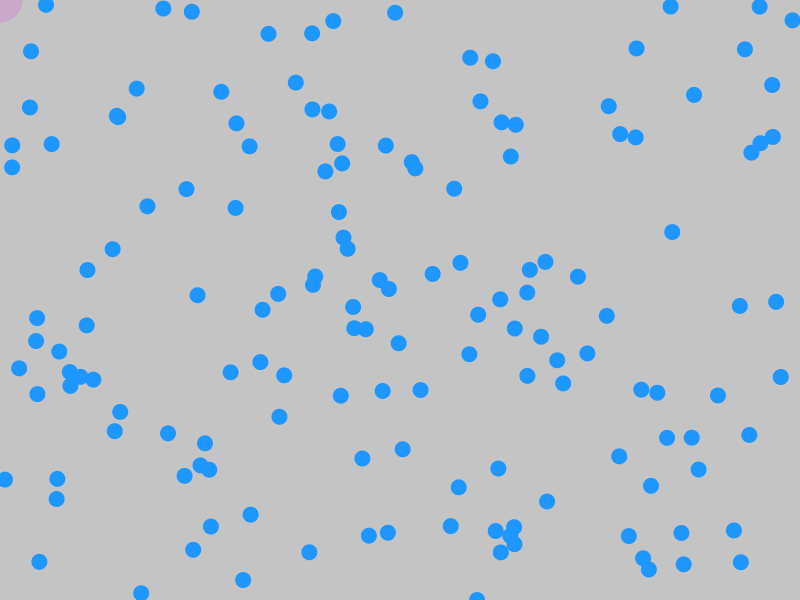
Frame 1 (no input)
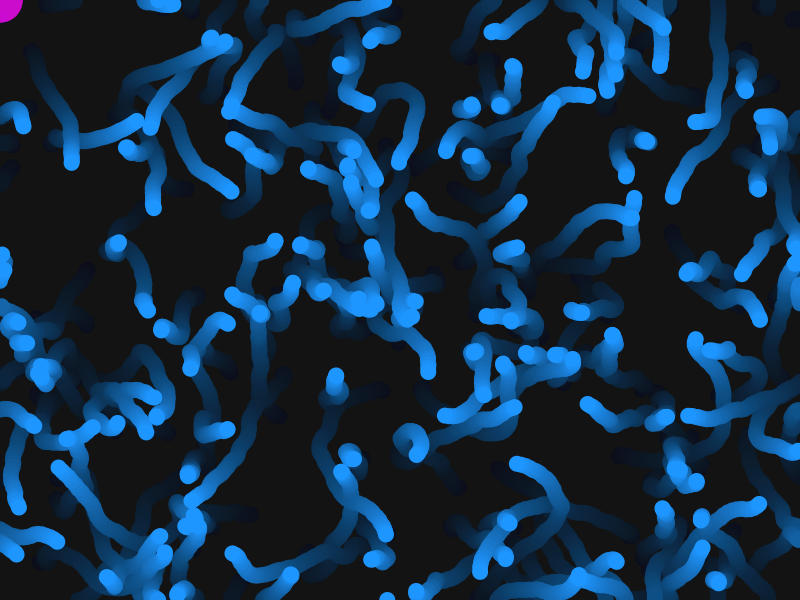
Frame 60 (the mouse pressed at the canvas centre just before this capture)
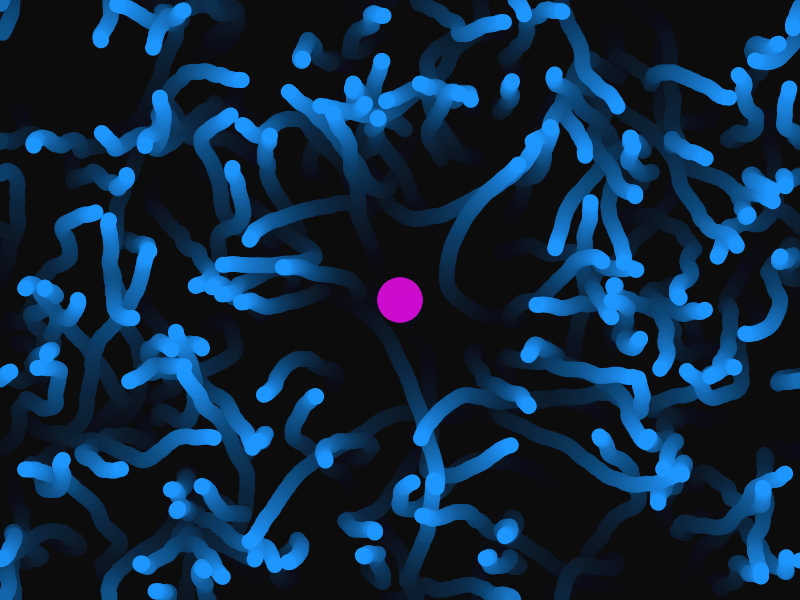
Frame 120 (the mouse held since frame 60 and released just before this capture)

The Processing sketch that drew these frames (run headless with seeded random() and noise(); from frame 60 on, the mouse is pressed at the canvas centre):

// Processing sketch: Hunter_Game
// ── Hunter_Game.pde
class Mover
{
  PVector location = new PVector(0,0);
  PVector velocity = new PVector(0,0);
  PVector acceleration1 = new PVector(0.01,0.03);
  PVector acceleration2 = new PVector(0.01,0.03);
  float max_speed = random(1,5);
  float max_acc = random(0.1,0.3);
  boolean live = true;
  
  
  Mover()
  {
    this.location.x = random(width);
    this.location.y = random(height);
  }
  
  void update() 
  {
    if(live)
    {
      PVector mouse = new PVector(mouseX,mouseY);
      PVector dir = PVector.sub(mouse,location);
      float dist = dir.mag();
      if(dist < 30) this.live = false; //if catched
      dir.normalize();
      dir.mult(max_acc);
      acceleration1=dir; //chasing mouse
    
    acceleration2 = PVector.random2D(); // crawling
    if(dist < 300)
    {
      acceleration1 = acceleration2.lerp(acceleration1,1.0-(dist/300.0));
      acceleration1.mult(-1.0);
      velocity.add(acceleration1);
    }
    else
    {
      velocity.add(acceleration2);
    }
    
    velocity.limit(max_speed);
    location.add(velocity);
    }
  }
  
  void bite(int x, int y)
  {
    PVector mouse = new PVector(mouseX,mouseY);
    PVector dir = PVector.sub(mouse,location);
    float dist = dir.mag();
    if(dist < 30) this.live = false;
  }
  
  void check()
  
 {
  if(live)
   {
    if(location.x < 0) location.x = width;
    if(location.x > width) location.x = 0;
    if(location.y < 0) location.y = height;
    if(location.y > height) location.y = 0;
   }
 }
 
  void display() 
  {
    if(live)
    {
    fill(30,150,255);
    circle(location.x,location.y,16);
    }
  }
}

// ── Vector_Study.pde
int nMover = 150;
Mover[] m =  new Mover[150];
boolean clicked = false;

void setup()
{
  size(800,600);
  //fullScreen();
  for(int i = 0; i < m.length; i = i + 1)
  
  {
    m[i] = new Mover();
  }
}

void draw()
{
  noStroke();
  fill(0,0,0,10);
  rect(0,0,width,height);
  for(int i = 0; i < m.length; i = i + 1)
  {
    m[i].update();
    m[i].check();
    m[i].display();
  }
  drawMe();
}

void drawMe()
{
  noStroke();
  fill(250,10,250,40);
  circle(mouseX,mouseY,45);
}

void mousePresed()

{
  for(int i = 0; i < m.length; i = i + 1)
  {
  m[i].bite(mouseX,mouseY);
  }
}
